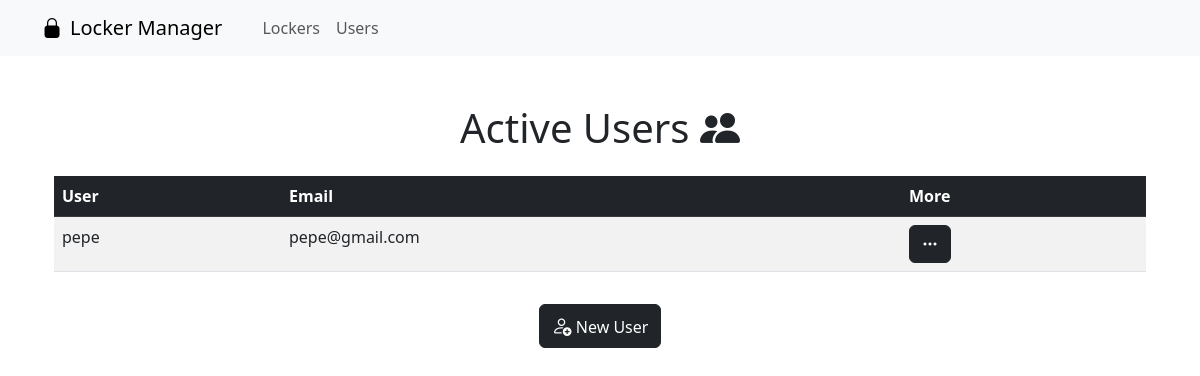
/usuarios/, run on an earlier commit of the app's database.
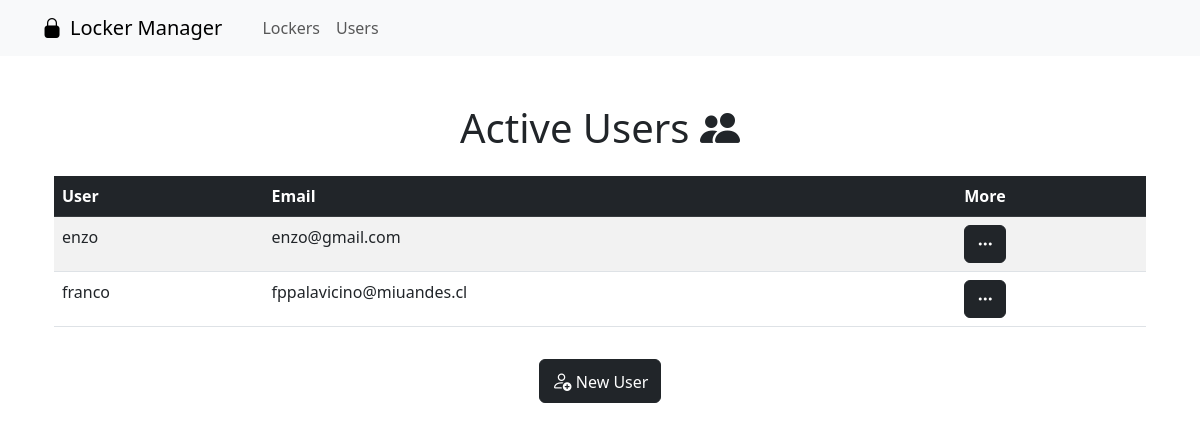
And on a later commit of the database.
### lapp/models.py (models this page shows, shortened)
class Usuario(models.Model):
    name = models.CharField(max_length=100)  # Nombre del usuario
    email = models.EmailField(unique=True)   # Correo electrónico único

### lapp/views.py (the view)
# urls.py: path('usuarios/', views.usuarios_list, name='usuarios_list'),
def usuarios_list(request):
    usuarios = Usuario.objects.all()
    return render(request, 'usuarios_list.html', {'usuarios': usuarios})

### lapp/templates/usuarios_list.html (shortened to what this page needs)
{% extends 'base.html' %}
{% block content %}
<div class="container mt-5">
    <h1 class="text-center mb-4"> Active Users <i class="bi bi-people-fill"></i> </h1>
    <table class="table table-striped table-hover">
        <thead class="table-dark">
            <tr>
                <th>User</th>
                <th>Email</th>
                <th>More</th>
            </tr>
        </thead>
        <tbody>
            {% for usuario in usuarios %}
                <tr>
                    <td>{{ usuario.name }}</td>
                    <td>{{ usuario.email }}</td>
                    <td>
                        <div class="dropdown">
                            <button class="btn btn-dark" type="button" data-bs-toggle="dropdown" aria-expanded="false">
                                <i class="bi bi-three-dots"></i>
                            </button>
                          </div>
                    </td>
                </tr>
            {% endfor %}
        </tbody>
    </table>
    <div class="text-center">
        <a href="{% url 'usuario_create' %}" class="btn btn-dark mt-3">
            <i class="bi bi-person-add fs-5"></i> New User
        </a>
    </div>
</div>
{% endblock %}

What changed in the data, as far as the page shows it:
changed Usuario: name "pepe" → "enzo"; email "pepe@gmail.com" → "enzo@gmail.com"
added Usuario: name "franco", email "fppalavicino@miuandes.cl"
